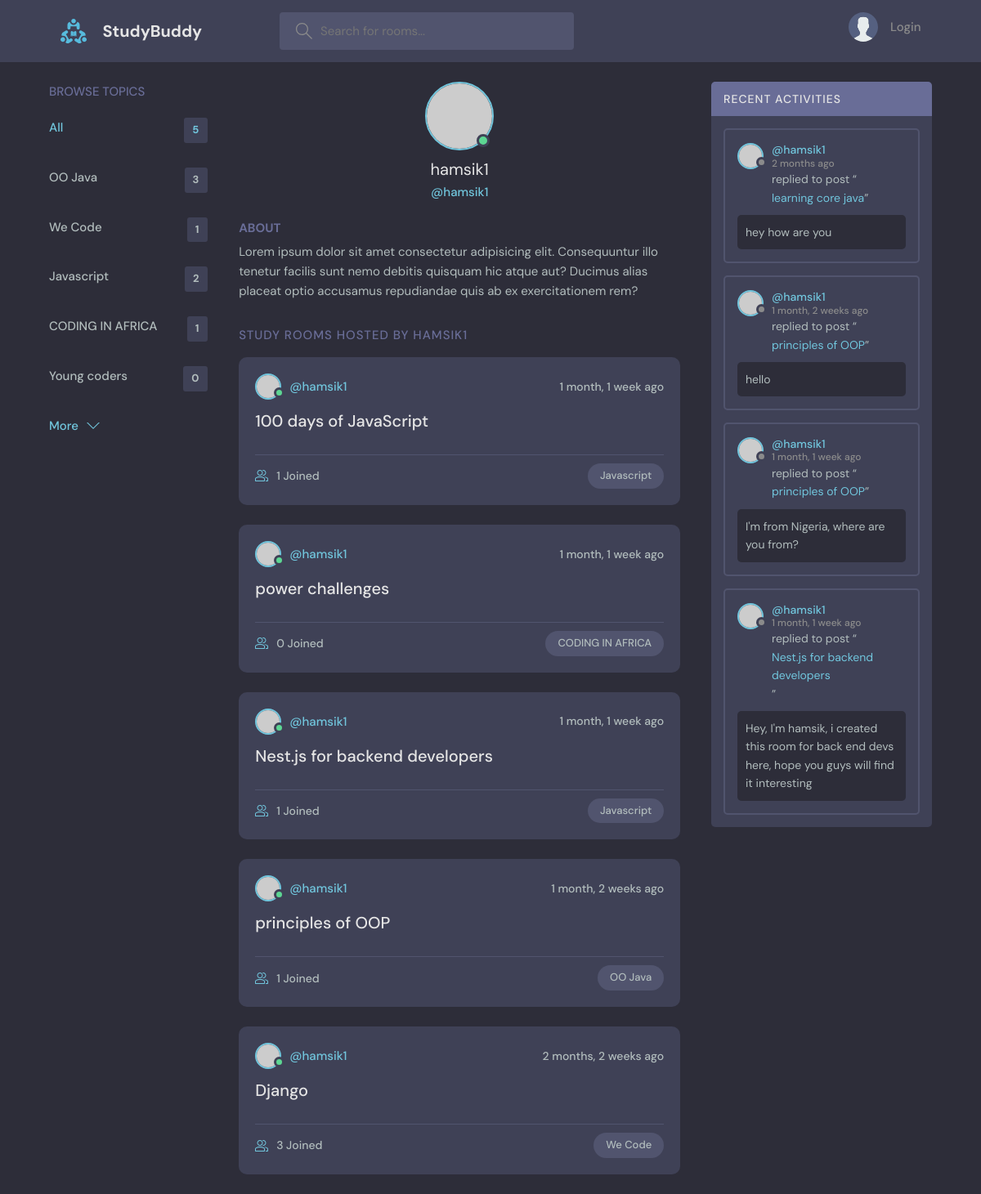
Page /userprofile/1/ on the committed database.
### base/models.py (models this page shows, shortened)
class Topic(models.Model):
    name = models.CharField(max_length=255)

class Room(models.Model):
    host = models.ForeignKey(User,on_delete=models.SET_NULL,null=True)
    topic = models.ForeignKey(Topic,on_delete=models.SET_NULL,null=True)
    name = models.CharField(max_length=255)
    description = models.TextField(null = True, blank = True)
    participants = models.ManyToManyField(User,related_name='participants',blank=True)
    updated = models.DateTimeField(auto_now=True)
    created = models.DateTimeField(auto_now_add=True)
    class Meta:
        ordering = ['-updated', '-created']
    def __str__(self):
        return (self.name)

class Message(models.Model):
    user = models.ForeignKey(User,on_delete=models.CASCADE)
    room = models.ForeignKey(Room,on_delete=models.CASCADE)
    body = models.TextField()
    updated = models.DateTimeField(auto_now=True)
    created = models.DateTimeField(auto_now_add=True)

### base/views.py (the view)
# urls.py: path('userprofile/<str:pk>/',views.UserProfile, name = 'userprofile'),
def UserProfile(request,pk):
    user = User.objects.get(id = pk)
    room_messages = user.message_set.all()
    topics = Topic.objects.all()
    rooms = user.room_set.all()
    context = {'user':user,'rooms':rooms,'topics':topics,'room_messages':room_messages}
    return render(request,'base/userprofile.html',context)

### base/templates/base/userprofile.html (shortened to what this page needs)
{% extends 'base.html' %}
  {% block body %}
  <main class="profile-page layout layout--3">
    <div class="container">
      {% include 'base/topic_component.html' %}
      <div class="roomList">
        <div class="profile">
          <div class="profile__avatar">
            <div class="avatar avatar--large active">
              <img src="https://randomuser.me/api/portraits/men/11.jpg" />
            </div>
          </div>
          <div class="profile__info">
            <h3>{{user.username}}</h3>
            <p>@{{user.username}}</p>
          </div>
          <div class="profile__about">
            <h3>About</h3>
            <p>
              Lorem ipsum dolor sit amet consectetur adipisicing elit. Consequuntur illo tenetur
              facilis sunt nemo debitis quisquam hic atque aut? Ducimus alias placeat optio
              accusamus repudiandae quis ab ex exercitationem rem?
            </p>
          </div>
        </div>
        <div class="roomList__header">
          <div>
            <h2>Study Rooms Hosted by {{user.username}}</a>
            </h2>
          </div>
        </div>
        {% include 'base/feed_component.html' %}
      </div>
      {% include 'base/activity_component.html' %}
    </div>
  </main>
  {% endblock %}

### templates/base.html (shortened to what this page needs)
{% load static %}
<!DOCTYPE html>
<html lang="en">
  <head>
    <link rel="stylesheet" href="{% static 'styles/style.css' %}" />
  </head>
  <body>
    {% include 'navbar.html' %}
    {% block body %}
    {% endblock %}
  </body>
</html>

### templates/navbar.html (shortened to what this page needs)
{% load static %}
<header class="header header--loggedIn">
    <div class="container">
      <a href="{% url 'home' %}" class="header__logo">
        <img src="{% static 'images/logo.svg' %}" />
        <h1>StudyBuddy</h1>
      </a>
      <form class="header__search" method="get" action="{% url 'home' %}">
        <label>
          <input name="q" placeholder="Search for rooms..." />
        </label>
      </form>
      <nav class="header__menu">
        {% if request.user.is_authenticated %}
        <div class="header__user">
          <a href="{% url 'userprofile' request.user.id %}">
            <div class="avatar avatar--medium active">
              <img src="https://randomuser.me/api/portraits/men/37.jpg" />
            </div>
            <p>{{request.user.username}} <span>@{{request.user.username}}</span></p>
          </a>
          <button class="dropdown-button">
            <svg version="1.1" xmlns="http://www.w3.org/2000/svg" width="32" height="32" viewBox="0 0 32 32">
              <title>chevron-down</title>
              <path d="M16 21l-13-13h-3l16 16 16-16h-3l-13 13z"></path>
            </svg>
          </button>
        </div>
        {% else %}
        <a href="{% url 'login' %}">
          <img src="{% static 'images/avatar.svg' %}" />
          <p>Login</p>
        </a>
        {% endif %}
      </nav>
    </div>
  </header>

### base/templates/base/topic_component.html
<div class="topics">
    <div class="topics__header">
      <h2>Browse Topics</h2>
    </div>
    <ul class="topics__list">
      <li>
        <a href="{% url 'home' %}" class="active">All <span>{{topics.count}}</span></a>
      </li>
      {% for topic in topics%}
      <li>
        <a href="{% url 'home'  %}?q={{topic.name}}">{{topic.name}}<span>{{topic.room_set.all.count}}</span></a>
      </li>
      {% endfor %}
    </ul>
    <a class="btn btn--link" href="{% url 'topics'%}">
      More
      <svg version="1.1" xmlns="http://www.w3.org/2000/svg" width="32" height="32" viewBox="0 0 32 32">
        <title>chevron-down</title>
        <path d="M16 21l-13-13h-3l16 16 16-16h-3l-13 13z"></path>
      </svg>
    </a>
  </div>

### base/templates/base/feed_component.html (shortened to what this page needs)
{% for room in rooms %}
<div class="roomListRoom">
    <div class="roomListRoom__header">
      <a href="{% url 'userprofile' room.host.id %}" class="roomListRoom__author">
        <div class="avatar avatar--small active">
          <img src="https://randomuser.me/api/portraits/men/11.jpg" />
        </div>
        <span>@{{room.host.username}}</span>
      </a>
      <div class="roomListRoom__actions">
        <span>{{room.created | timesince }} ago</span>
      </div>
    </div>
    <div class="roomListRoom__content">
      <a href="{% url 'room' room.id %}">{{room.name}}</a>
    </div>
    <div class="roomListRoom__meta">
      <a href="{% url 'room' room.id %}" class="roomListRoom__joined">
        {{room.participants.all.count}} Joined
      </a>
      <p class="roomListRoom__topic">{{room.topic.name}}</p>
    </div>
  </div>
{% endfor%}

### base/templates/base/activity_component.html (shortened to what this page needs)
<div class="activities">
    <div class="activities__header">
      <h2>Recent Activities</h2>
    </div>
    {% for message in room_messages %}
    <div class="activities__box">
      <div class="activities__boxHeader roomListRoom__header">
        <a href="{% url 'userprofile' message.user.id %}" class="roomListRoom__author">
          <div class="avatar avatar--small">
            <img src="https://randomuser.me/api/portraits/women/11.jpg" />
          </div>
          <p>
            @{{message.user}}
            <span>{{message.created | timesince}} ago</span>
          </p>
        </a>
      </div>
      <div class="activities__boxContent">
        <p> replied to post “<a href="{% url 'room' message.room.id%}">{{message.room}}</a>”</p>
        <div class="activities__boxRoomContent">
            {{message.body}}
        </div>
      </div>
    </div>
    {% endfor %}
  </div>

### rows in the picture
Topic: name "OO Java", room_set.all.count "3"
Topic: name "We Code", room_set.all.count "1"
Topic: name "Javascript", room_set.all.count "2"
Topic: name "CODING IN AFRICA", room_set.all.count "1"
Topic: name "Young coders", room_set.all.count "0"
Room: host.username "hamsik1", created "1 month, 1 week", name "100 days of JavaScript", participants.all.count "1", topic.name "Javascript"
Room: host.username "hamsik1", created "1 month, 1 week", name "power challenges", participants.all.count "0", topic.name "CODING IN AFRICA"
Room: host.username "hamsik1", created "1 month, 1 week", name "Nest.js for backend developers", participants.all.count "1", topic.name "Javascript"
Room: host.username "hamsik1", created "1 month, 2 weeks", name "principles of OOP", participants.all.count "1", topic.name "OO Java"
Room: host.username "hamsik1", created "2 months, 2 weeks", name "Django", participants.all.count "3", topic.name "We Code"
Message: user "hamsik1", created "2 months", room "learning core java", body "hey how are you"
Message: user "hamsik1", created "1 month, 2 weeks", room "principles of OOP", body "hello"
Message: user "hamsik1", created "1 month, 1 week", room "principles of OOP", body "I'm from Nigeria, where are you from?"
Message: user "hamsik1", created "1 month, 1 week", room "Nest.js for backend developers", body "Hey, I'm hamsik, i created this room for back end devs here, hope you guys will find it interesting"

### other values in the picture
{{ topics.count }} "5"
{{ user.username }} "hamsik1"
{{ user.username }} "HAMSIK1"
